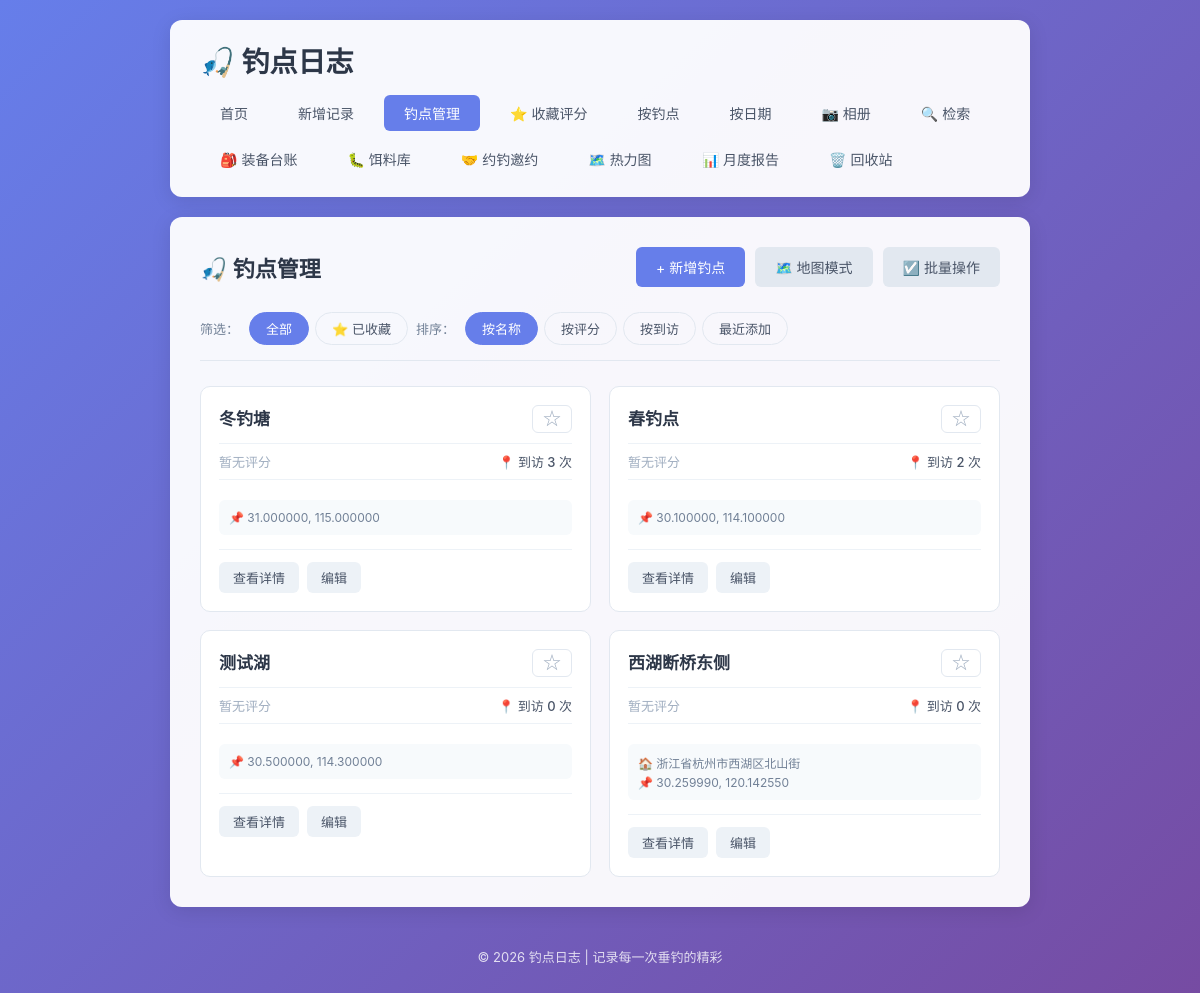
The page /spots on the database as committed earlier.
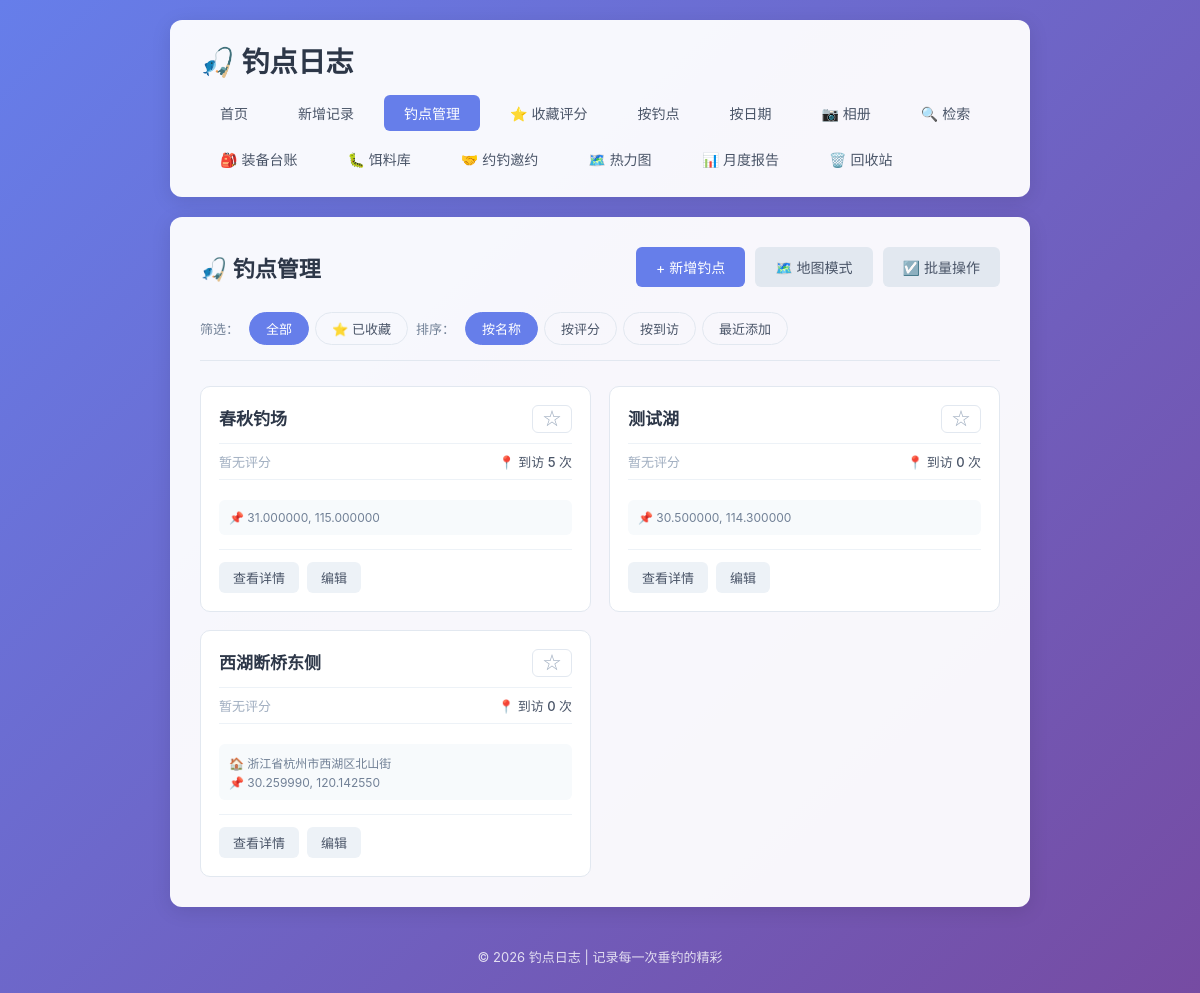
The same page on the database as committed later.
### tables this page shows
CREATE TABLE fishing_spots (
            id INTEGER PRIMARY KEY AUTOINCREMENT,
            name TEXT NOT NULL UNIQUE,
            description TEXT,
            latitude REAL,
            longitude REAL,
            address TEXT,
            is_favorite INTEGER DEFAULT 0,
            created_at TIMESTAMP DEFAULT CURRENT_TIMESTAMP
        , deleted_at TIMESTAMP);

### app.py (the view)
@app.route('/spots')
def spots_list():
    conn = get_db()
    filter_type = request.args.get('filter', 'all')
    sort_by = request.args.get('sort', 'name')
    query = '''
        SELECT s.*,
               (SELECT AVG(r.rating) FROM spot_ratings r WHERE r.spot_id = s.id) as avg_rating,
               (SELECT COUNT(*) FROM spot_ratings r WHERE r.spot_id = s.id) as rating_count
        FROM fishing_spots s
        WHERE s.deleted_at IS NULL
    '''
    params = []
    conditions = []
    if filter_type == 'favorite':
        conditions.append('s.is_favorite = 1')
    if conditions:
        query += ' AND ' + ' AND '.join(conditions)
    if sort_by == 'rating':
        query += ' ORDER BY avg_rating IS NULL, avg_rating DESC, s.name'
    elif sort_by == 'visit':
        query += ' ORDER BY (SELECT COUNT(*) FROM fishing_logs l WHERE l.spot = s.name) DESC, s.name'
    elif sort_by == 'recent':
        query += ' ORDER BY s.created_at DESC'
    else:
        query += ' ORDER BY s.name'
    spots = conn.execute(query, params).fetchall()
    spot_list = []
    for spot in spots:
        spot_dict = dict(spot)
        spot_dict['visit_count'] = get_spot_visit_count(conn, spot['name'])
        spot_dict['avg_rating'] = round(spot_dict['avg_rating'], 1) if spot_dict['avg_rating'] else 0
        spot_list.append(spot_dict)
    conn.close()
    return render_template('spots.html', spots=spot_list, filter_type=filter_type, sort_by=sort_by)

### app.py (called while the page is built)
def get_db():
    conn = sqlite3.connect(DB_PATH)
    conn.row_factory = sqlite3.Row
    return conn

def get_spot_visit_count(conn, spot_name):
    result = conn.execute(
        'SELECT COUNT(*) as cnt FROM fishing_logs WHERE spot = ? AND deleted_at IS NULL',
        (spot_name,)
    ).fetchone()
    return result['cnt'] if result else 0

### templates/spots.html (shortened to what the changed rows need)
{% extends 'base.html' %}
{% block content %}
    <div class="page-header">
        <h2>🎣 钓点管理</h2>
    </div>
    <div id="spots-list-container">
    {% if spots %}
        <div class="spot-grid">
            {% for spot in spots %}
                <div class="spot-card" data-spot-id="{{ spot['id'] }}" data-spot-name="{{ spot['name'] }}">
                    <div class="spot-card-header">
                        <div class="spot-title-row">
                            <h3 class="spot-name">
                                <a href="{{ url_for('spot_detail', spot_id=spot['id']) }}">{{ spot['name'] }}</a>
                            </h3>
                            <button class="favorite-btn {% if spot['is_favorite'] %}favorited{% endif %}"
                                    data-spot-id="{{ spot['id'] }}"
                                    onclick="toggleFavorite(this); event.stopPropagation();">
                                {% if spot['is_favorite'] %}★{% else %}☆{% endif %}
                            </button>
                        </div>
                        <div class="spot-stats">
                            <div class="spot-rating">
                                {% if spot['avg_rating'] > 0 %}
                                    <span class="rating-stars">
                                        {% for i in range(5) %}
                                            {% if i < spot['avg_rating']|round(0, 'floor') %}★
                                            {% else %}☆{% endif %}
                                        {% endfor %}
                                    </span>
                                    <span class="rating-value">{{ spot['avg_rating'] }}</span>
                                    <span class="rating-count">({{ spot['rating_count'] }})</span>
                                {% else %}
                                    <span class="no-rating">暂无评分</span>
                                {% endif %}
                            </div>
                            <div class="spot-visits">
                                📍 到访 {{ spot['visit_count'] }} 次
                            </div>
                        </div>
                    </div>
                    {% if spot['address'] or spot['latitude'] %}
                        <div class="spot-location">
                            {% if spot['address'] %}
                                <span class="spot-address">🏠 {{ spot['address'] }}</span>
                            {% endif %}
                            {% if spot['latitude'] and spot['longitude'] %}
                                <span class="spot-coords">
                                    📌 {{ '%.6f'|format(spot['latitude']) }}, {{ '%.6f'|format(spot['longitude']) }}
                                </span>
                            {% endif %}
                        </div>
                    {% endif %}
                    <div class="spot-card-footer">
                        <a href="{{ url_for('spot_detail', spot_id=spot['id']) }}" class="btn btn-small">查看详情</a>
                        <a href="{{ url_for('edit_spot', spot_id=spot['id']) }}" class="btn btn-small">编辑</a>
                    </div>
                </div>
            {% endfor %}
        </div>
    {% else %}
        <div class="empty-state">
            <p>{% if filter_type == 'favorite' %}还没有收藏的钓点哦！{% else %}还没有添加任何钓点，快去添加第一个吧！{% endif %}</p>
            <a href="{{ url_for('add_spot') }}" class="btn btn-primary">+ 新增钓点</a>
        </div>
    {% endif %}
    </div>
    <link rel="stylesheet" href="https://unpkg.com/leaflet@1.9.4/dist/leaflet.css" />
{% endblock %}

Rows that differ between the two databases and show on the page:
no longer on this page (row edited): fishing_spots: name "春钓点", visit_count "2", latitude "30.100000", longitude "114.100000"
changed fishing_spots: name "冬钓塘" → "春秋钓场"; visit_count "3" → "5"
